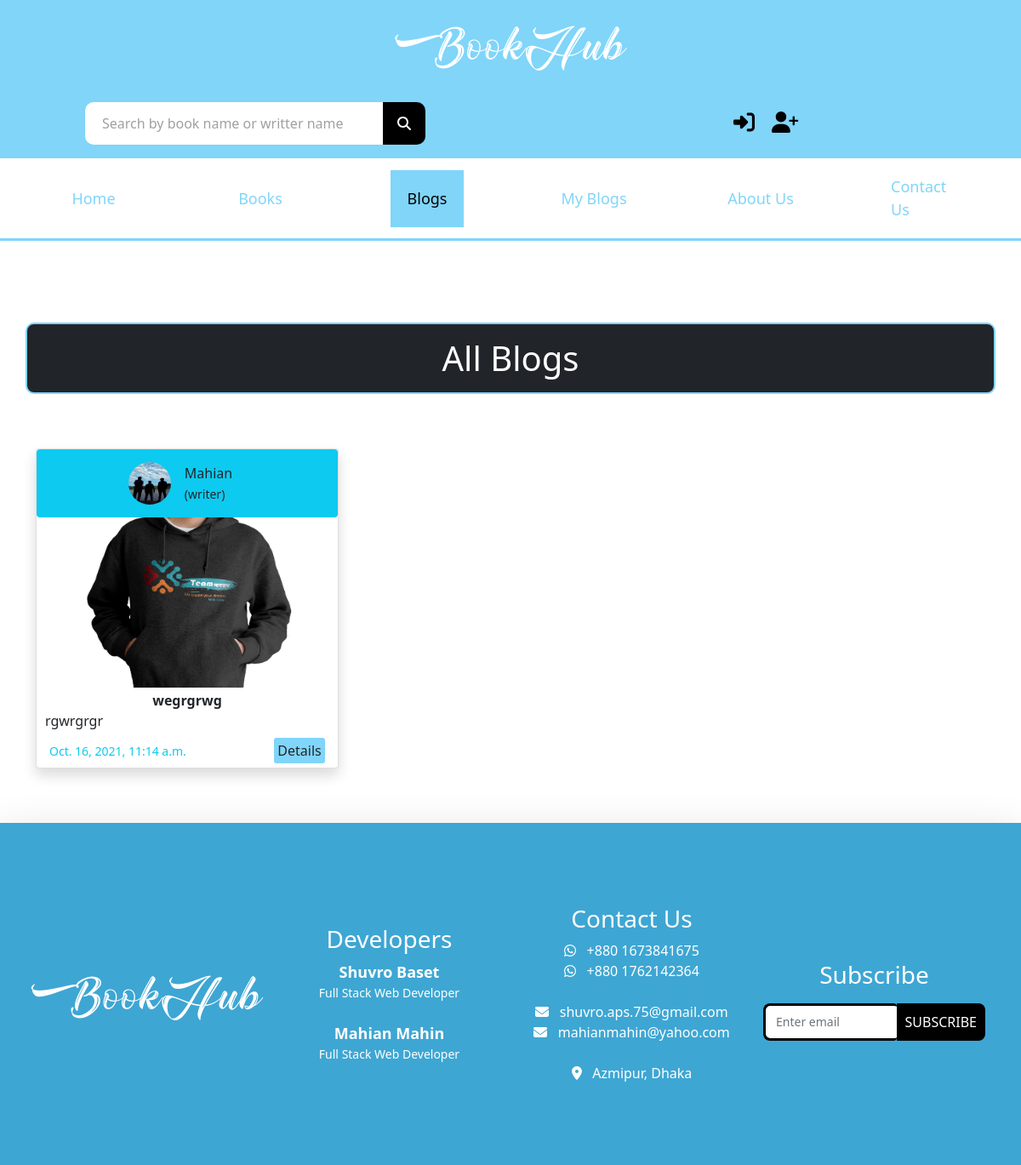
The app's page /blogs/ with its own data.
### bookHub_app/models.py (models this page shows, shortened)
class Blogs(models.Model):
    user = models.ForeignKey(User, on_delete=models.CASCADE)
    title = models.CharField(max_length=50)
    description = models.CharField(max_length=250, null=True, blank=True)
    thumbnail = models.ImageField(upload_to='blog_img')
    created_time = models.DateTimeField(default=datetime.now(),)

### user_app/models.py (models this page shows)
class UserProfile(models.Model):
    user = models.OneToOneField(User, on_delete=models.CASCADE, related_name='profile')
    profile_pic = models.ImageField(upload_to='users',default='user.jpg')
    address = models.CharField(max_length=50,null=True, blank=True)
    occupation = models.CharField(max_length=50,null=True, blank=True)
    bio = models.TextField(max_length=255, null=True, blank=True)

### bookHub_app/views.py (the view)
# urls.py: path('blogs/', blogs, name="blogs"),
def blogs(request):
    blogs_ins = Blogs.objects.all()
    context = {
        "blogs": "active",
        "blogs_ins": blogs_ins
    }
    return render(request, 'all-blogs.html', context)

### templates/all-blogs.html (shortened to what this page needs)
{% extends 'main.html' %}
{% load static %}
{% block content %}
  <section class="blog-section">
    <div class="container">
      <div class="row my-5">
        <h1 class="text-center bg-dark text-white p-3 my-5 heading-border">All Blogs</h1>
      {% for blog in blogs_ins %}
        <div class="col-lg-4 col-md-12 col-sm-12">
          <div class="card my-3 shadow">
            <div class="bg-info rounded">
              <div class='d-flex justify-content-center align-items-center '>
                <img id="blog-author-img" src={{ blog.user.profile.profile_pic.url }}>
                <p class="m-3">{{ blog.user.first_name }} <br><small>(writer)</small> </p>
              </div>
            </div>
            <img src={{ blog.thumbnail.url }} class='img-fluid' style="height: 200px" alt="">
            <div class="card-body">
              <p class="text-center fw-bolder">{{ blog.title }} </p>
              <p> {{ blog.description }} </p>
            </div>
            <div class="card-footer bg-white d-flex justify-content-between align-items-center">
              <small class='text-info'>{{ blog.created_time }}</small>
              <div>
                <a href={% url 'single_blog' id=blog.id title=blog.title %}>
                    <input value="Details" class="btn details-btn">
              </div>
            </div>
          </div>
        </div>
          {% endfor %}
      </div>
      </div>
  </section>
  {% endblock %}

### static/css/style.css (style rules this page uses)
.details-btn { padding: 2px; background-color: #80D5F9; border-radius: 3px; width: 60px; }
#blog-author-img { width: 50px; height: 50px; border-radius: 50%; }
.heading-border { background: black; color: white; padding: 10px; border: 2px solid #80D5F9; border-radius: 10px; }
.card img { height: 200px; border-radius: 5px; }
.card-body { padding: 3px 10px !important; }
.card-body p { margin: 0; }
.card-footer { margin: 5px 15px !important; padding: 0 !important; border-top: none !important; }

### records on screen
Blogs: user.profile.profile_pic (picture), user.first_name "Mahian", thumbnail (picture), title "wegrgrwg", description "rgwrgrgr", created_time "Oct. 16, 2021, 11:14 a.m."
